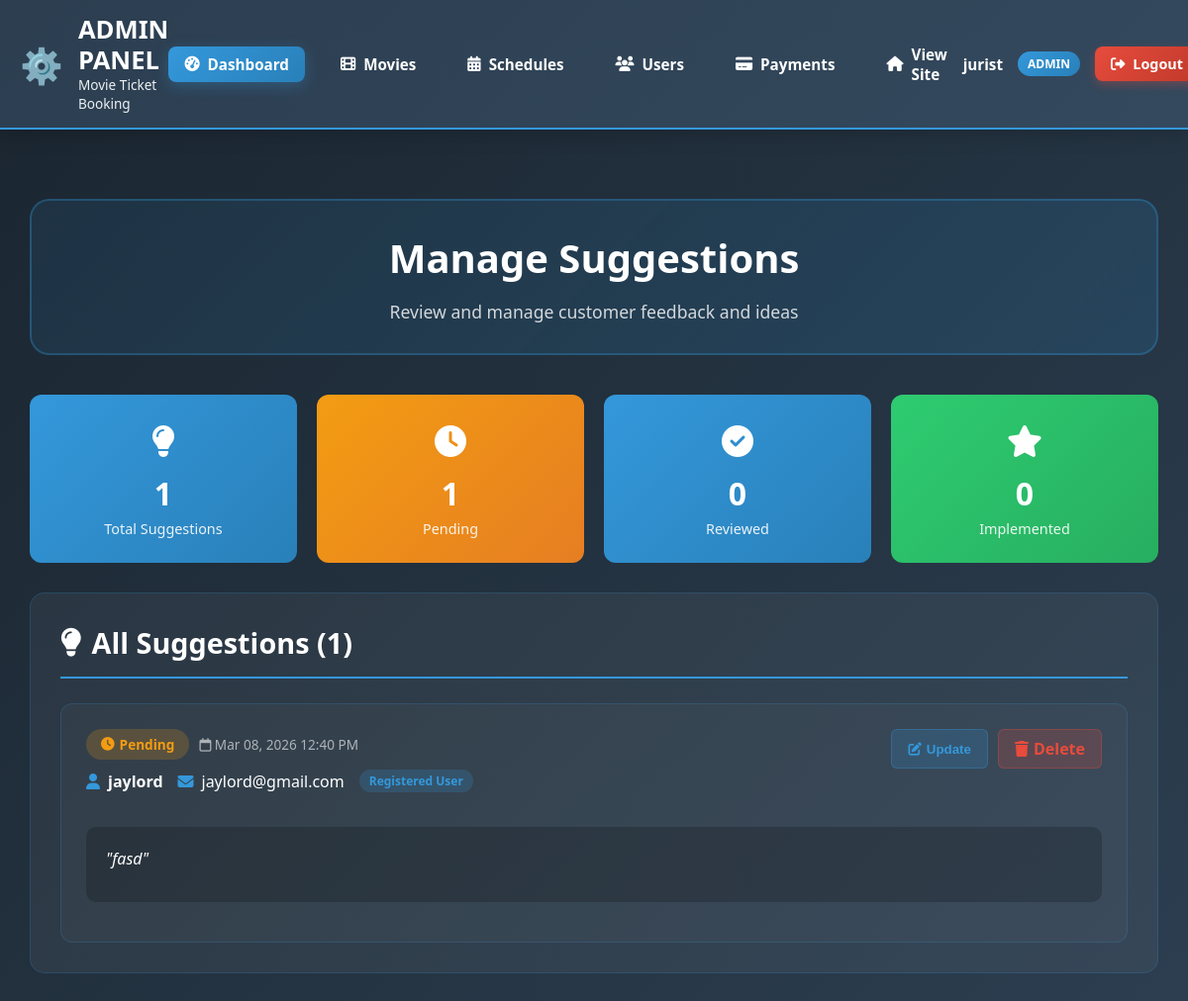
Screenshot of /pages/admin/manage-suggestions.php (signed in) with the database file from the repository.
### tables this page shows
CREATE TABLE `suggestions` (
  `id` int(11) NOT NULL,
  `user_id` int(11) DEFAULT NULL,
  `user_name` varchar(100) DEFAULT NULL,
  `user_email` varchar(100) DEFAULT NULL,
  `suggestion` text NOT NULL,
  `status` enum('Pending','Reviewed','Implemented') DEFAULT 'Pending',
  `admin_notes` text DEFAULT NULL,
  `created_at` timestamp NOT NULL DEFAULT current_timestamp()
);

CREATE TABLE `users` (
  `u_id` int(11) NOT NULL,
  `u_name` varchar(100) NOT NULL,
  `u_username` varchar(50) NOT NULL,
  `u_email` varchar(100) NOT NULL,
  `u_pass` varchar(255) NOT NULL,
  `u_role` enum('Admin','Customer','Owner') DEFAULT 'Customer',
  `u_status` enum('Active','Inactive') DEFAULT 'Active',
  `is_visible` tinyint(1) DEFAULT 1,
  `created_by` int(11) DEFAULT NULL,
  `created_by_name` varchar(100) DEFAULT NULL,
  `created_at` timestamp NOT NULL DEFAULT current_timestamp(),
  `last_login` timestamp NULL DEFAULT NULL
);

### pages/admin/manage-suggestions.php (the view, shortened to what this page needs)
<?php
$root_dir = dirname(dirname(__DIR__));
require_once $root_dir . '/partials/admin-header.php';
$conn = new mysqli(DB_HOST, DB_USER, DB_PASS, DB_NAME);
$suggestions_result = $conn->query("
    SELECT s.*, u.u_name as registered_user_name, u.u_email as registered_user_email
    FROM suggestions s
    LEFT JOIN users u ON s.user_id = u.u_id
    ORDER BY
        CASE s.status
            WHEN 'Pending' THEN 1
            WHEN 'Reviewed' THEN 2
            WHEN 'Implemented' THEN 3
            ELSE 4
        END,
        s.created_at DESC
");
$suggestions = [];
if ($suggestions_result) {
    while ($row = $suggestions_result->fetch_assoc()) {
        $suggestions[] = $row;
    }
}
$count_result = $conn->query("
    SELECT
        COUNT(*) as total,
        SUM(CASE WHEN status = 'Pending' THEN 1 ELSE 0 END) as pending,
        SUM(CASE WHEN status = 'Reviewed' THEN 1 ELSE 0 END) as reviewed,
        SUM(CASE WHEN status = 'Implemented' THEN 1 ELSE 0 END) as implemented
    FROM suggestions
");
$counts = $count_result ? $count_result->fetch_assoc() : ['total' => 0, 'pending' => 0, 'reviewed' => 0, 'implemented' => 0];
?>
<div class="admin-content" style="max-width: 1400px; margin: 0 auto; padding: 30px;">
    <div style="text-align: center; margin-bottom: 40px; padding: 30px; background: linear-gradient(135deg, rgba(52, 152, 219, 0.1), rgba(41, 128, 185, 0.2)); border-radius: 20px; border: 2px solid rgba(52, 152, 219, 0.3);">
        <h1 style="color: white; font-size: 2.5rem; margin-bottom: 15px; font-weight: 800;">Manage Suggestions</h1>
        <p style="color: rgba(255, 255, 255, 0.8); font-size: 1.1rem;">Review and manage customer feedback and ideas</p>
    </div>
    <div style="display: grid; grid-template-columns: repeat(auto-fit, minmax(200px, 1fr)); gap: 20px; margin-bottom: 30px;">
        <div style="background: linear-gradient(135deg, #3498db 0%, #2980b9 100%); padding: 25px; border-radius: 12px; text-align: center;">
            <div style="font-size: 2rem; color: white; margin-bottom: 10px;">
                <i class="fas fa-lightbulb"></i>
            </div>
            <div style="font-size: 2rem; font-weight: 800; color: white; margin-bottom: 5px;">
                <?php echo $counts['total']; ?>
            </div>
            <div style="color: rgba(255,255,255,0.9); font-size: 0.9rem;">Total Suggestions</div>
        </div>
        <div style="background: linear-gradient(135deg, #f39c12 0%, #e67e22 100%); padding: 25px; border-radius: 12px; text-align: center;">
            <div style="font-size: 2rem; color: white; margin-bottom: 10px;">
                <i class="fas fa-clock"></i>
            </div>
            <div style="font-size: 2rem; font-weight: 800; color: white; margin-bottom: 5px;">
                <?php echo $counts['pending']; ?>
            </div>
            <div style="color: rgba(255,255,255,0.9); font-size: 0.9rem;">Pending</div>
        </div>
        <div style="background: linear-gradient(135deg, #3498db 0%, #2980b9 100%); padding: 25px; border-radius: 12px; text-align: center;">
            <div style="font-size: 2rem; color: white; margin-bottom: 10px;">
                <i class="fas fa-check-circle"></i>
            </div>
            <div style="font-size: 2rem; font-weight: 800; color: white; margin-bottom: 5px;">
                <?php echo $counts['reviewed']; ?>
            </div>
            <div style="color: rgba(255,255,255,0.9); font-size: 0.9rem;">Reviewed</div>
        </div>
        <div style="background: linear-gradient(135deg, #2ecc71 0%, #27ae60 100%); padding: 25px; border-radius: 12px; text-align: center;">
            <div style="font-size: 2rem; color: white; margin-bottom: 10px;">
                <i class="fas fa-star"></i>
            </div>
            <div style="font-size: 2rem; font-weight: 800; color: white; margin-bottom: 5px;">
                <?php echo $counts['implemented']; ?>
            </div>
            <div style="color: rgba(255,255,255,0.9); font-size: 0.9rem;">Implemented</div>
        </div>
    </div>
    <div style="background: rgba(255, 255, 255, 0.05); border-radius: 15px; padding: 30px; border: 1px solid rgba(52, 152, 219, 0.2);">
        <h2 style="color: white; font-size: 1.8rem; margin-bottom: 25px; padding-bottom: 15px; border-bottom: 2px solid #3498db; display: flex; align-items: center; gap: 10px;">
            <i class="fas fa-lightbulb"></i> All Suggestions (<?php echo count($suggestions); ?>)
        </h2>
        <?php if (empty($suggestions)): ?>
        <div style="text-align: center; padding: 50px; color: rgba(255, 255, 255, 0.6);">
            <i class="fas fa-lightbulb fa-3x" style="margin-bottom: 20px; opacity: 0.5;"></i>
            <p style="font-size: 1.1rem;">No suggestions found.</p>
        </div>
        <?php else: ?>
        <div style="display: flex; flex-direction: column; gap: 20px;">
            <?php foreach ($suggestions as $suggestion):
                $status_color = '';
                $status_bg = '';
                switch($suggestion['status']) {
                    case 'Pending':
                        $status_color = '#f39c12';
                        $status_bg = 'rgba(243, 156, 18, 0.2)';
                        break;
                }
            ?>
            <div style="background: rgba(255, 255, 255, 0.03); border-radius: 12px; padding: 25px; border: 1px solid rgba(52, 152, 219, 0.2);">
                <div style="display: flex; justify-content: space-between; align-items: flex-start; margin-bottom: 20px; flex-wrap: wrap; gap: 15px;">
                    <div>
                        <div style="display: flex; align-items: center; gap: 10px; margin-bottom: 10px; flex-wrap: wrap;">
                            <span style="background: <?php echo $status_bg; ?>; color: <?php echo $status_color; ?>; padding: 6px 15px; border-radius: 20px; font-size: 0.85rem; font-weight: 600; display: inline-flex; align-items: center; gap: 5px;">
                                <i class="fas <?php echo $suggestion['status'] == 'Pending' ? 'fa-clock' : ($suggestion['status'] == 'Reviewed' ? 'fa-check-circle' : 'fa-star'); ?>"></i>
                                <?php echo $suggestion['status']; ?>
                            </span>
                            <span style="color: rgba(255,255,255,0.6); font-size: 0.85rem;">
                                <i class="far fa-calendar"></i> <?php echo date('M d, Y h:i A', strtotime($suggestion['created_at'])); ?>
                            </span>
                        </div>
                        <div style="display: flex; align-items: center; gap: 15px; margin-bottom: 15px; flex-wrap: wrap;">
                            <div style="display: flex; align-items: center; gap: 8px;">
                                <i class="fas fa-user" style="color: #3498db;"></i>
                                <span style="color: white; font-weight: 600;">
                                    <?php
                                    if ($suggestion['user_id']) {
                                        echo htmlspecialchars($suggestion['registered_user_name'] ?? 'Unknown');
                                    } else {
                                        echo htmlspecialchars($suggestion['user_name'] ?? 'Guest');
                                    }
                                    ?>
                                </span>
                            </div>
                            <?php if ($suggestion['user_email'] || $suggestion['registered_user_email']): ?>
                            <div style="display: flex; align-items: center; gap: 8px;">
                                <i class="fas fa-envelope" style="color: #3498db;"></i>
                                <span style="color: var(--pale-red);">
                                    <?php echo htmlspecialchars($suggestion['registered_user_email'] ?? $suggestion['user_email']); ?>
                                </span>
                            </div>
                            <?php endif; ?>
                            <?php if ($suggestion['user_id']): ?>
                            <span style="background: rgba(52, 152, 219, 0.2); color: #3498db; padding: 3px 10px; border-radius: 15px; font-size: 0.75rem; font-weight: 600;">
                                Registered User
                            </span>
                            <?php else: ?>
                            <span style="background: rgba(149, 165, 166, 0.2); color: #95a5a6; padding: 3px 10px; border-radius: 15px; font-size: 0.75rem; font-weight: 600;">
                                Guest
                            </span>
                            <?php endif; ?>
                        </div>
                    </div>
                    <div style="display: flex; gap: 10px;">
                        <button onclick="openEditModal(<?php echo $suggestion['id']; ?>, '<?php echo addslashes($suggestion['suggestion']); ?>', '<?php echo $suggestion['status']; ?>', '<?php echo addslashes($suggestion['admin_notes'] ?? ''); ?>')"
                                style="padding: 8px 16px; background: rgba(52, 152, 219, 0.2); color: #3498db; border: 1px solid rgba(52, 152, 219, 0.3); border-radius: 6px; cursor: pointer; font-weight: 600; display: inline-flex; align-items: center; gap: 5px;">
                            <i class="fas fa-edit"></i> Update
                        </button>
                        <a href="?page=admin/manage-suggestions&delete=<?php echo $suggestion['id']; ?>"
                           onclick="return confirm('Are you sure you want to delete this suggestion?')"
                           style="padding: 8px 16px; background: rgba(231, 76, 60, 0.2); color: #e74c3c; border: 1px solid rgba(231, 76, 60, 0.3); border-radius: 6px; text-decoration: none; font-weight: 600; display: inline-flex; align-items: center; gap: 5px;">
                            <i class="fas fa-trash"></i> Delete
                        </a>
                    </div>
                </div>
                <div style="background: rgba(0, 0, 0, 0.2); padding: 20px; border-radius: 10px; margin-bottom: 15px;">
                    <p style="color: white; font-size: 1rem; line-height: 1.6; margin-bottom: 10px; font-style: italic;">
                        "<?php echo nl2br(htmlspecialchars($suggestion['suggestion'])); ?>"
                    </p>
                </div>
            </div>
            <?php endforeach; ?>
        </div>
        <?php endif; ?>
    </div>
</div>
</body>
</html>

### partials/admin-header.php (style rules this page uses)
:root { --admin-primary: #2c3e50; --admin-secondary: #34495e; --admin-accent: #3498db; --admin-success: #2ecc71; --admin-danger: #e74c3c; --admin-warning: #f39c12; --admin-light: #ecf0f1; --admin-dark: #1a252f; }
* { margin: 0; padding: 0; box-sizing: border-box; }
body { font-family: 'Segoe UI', Tahoma, Geneva, Verdana, sans-serif; background: linear-gradient(135deg, var(--admin-dark) 0%, var(--admin-primary) 100%); color: white; min-height: 100vh; }

### pages/admin/manage-suggestions.php (style rules this page uses)
:root { --admin-primary: #2c3e50; --admin-secondary: #34495e; --admin-accent: #3498db; --admin-success: #2ecc71; --admin-danger: #e74c3c; --admin-warning: #f39c12; --admin-light: #ecf0f1; --admin-dark: #1a252f; }

### rows the page displays
suggestions: status "Pending", created_at "Mar 08, 2026 12:40 PM", user.u_name "jaylord", user.u_email "jaylord@gmail.com", shows "Registered User", suggestion "fasd"

### other values shown
$_SESSION['user_name'] "jurist"
$_SESSION['user_role'] "ADMIN"
$counts['total'] "1"
$counts['pending'] "1"
$counts['reviewed'] "0"
$counts['implemented'] "0"
count($suggestions) "1"
